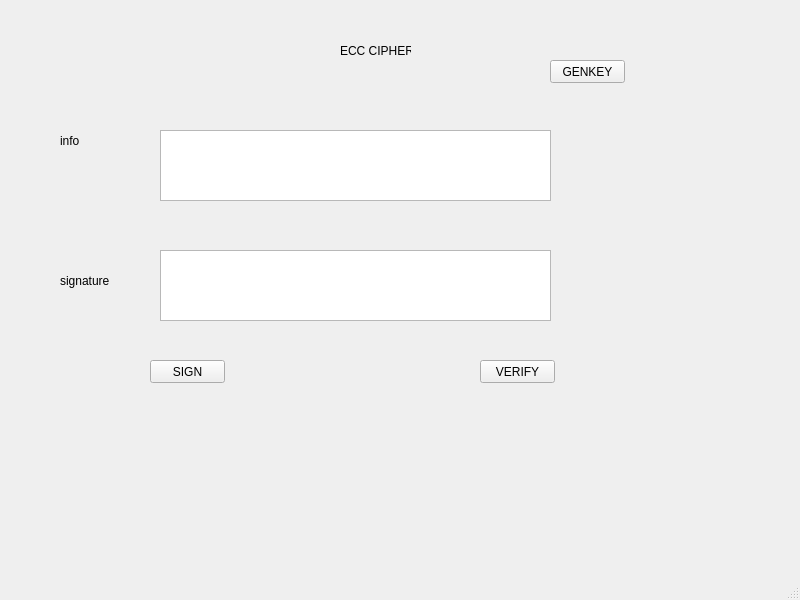
<?xml version="1.0" encoding="UTF-8"?>
<ui version="4.0">
 <class>MainWindow</class>
 <widget class="QMainWindow" name="MainWindow">
  <property name="geometry">
   <rect>
    <x>0</x>
    <y>0</y>
    <width>800</width>
    <height>600</height>
   </rect>
  </property>
  <property name="windowTitle">
   <string>MainWindow</string>
  </property>
  <widget class="QWidget" name="centralwidget">
   <widget class="QLabel" name="label">
    <property name="geometry">
     <rect>
      <x>340</x>
      <y>40</y>
      <width>71</width>
      <height>21</height>
     </rect>
    </property>
    <property name="text">
     <string>ECC CIPHER</string>
    </property>
   </widget>
   <widget class="QLabel" name="label_2">
    <property name="geometry">
     <rect>
      <x>60</x>
      <y>130</y>
      <width>71</width>
      <height>21</height>
     </rect>
    </property>
    <property name="text">
     <string>info</string>
    </property>
   </widget>
   <widget class="QLabel" name="label_3">
    <property name="geometry">
     <rect>
      <x>60</x>
      <y>270</y>
      <width>71</width>
      <height>21</height>
     </rect>
    </property>
    <property name="text">
     <string>signature</string>
    </property>
   </widget>
   <widget class="QPushButton" name="btn_sign">
    <property name="geometry">
     <rect>
      <x>150</x>
      <y>360</y>
      <width>75</width>
      <height>23</height>
     </rect>
    </property>
    <property name="text">
     <string>SIGN</string>
    </property>
   </widget>
   <widget class="QPushButton" name="btn_verify">
    <property name="geometry">
     <rect>
      <x>480</x>
      <y>360</y>
      <width>75</width>
      <height>23</height>
     </rect>
    </property>
    <property name="text">
     <string>VERIFY</string>
    </property>
   </widget>
   <widget class="QPushButton" name="bt_genkey">
    <property name="geometry">
     <rect>
      <x>550</x>
      <y>60</y>
      <width>75</width>
      <height>23</height>
     </rect>
    </property>
    <property name="text">
     <string>GENKEY</string>
    </property>
   </widget>
   <widget class="QTextEdit" name="txt_info">
    <property name="geometry">
     <rect>
      <x>160</x>
      <y>130</y>
      <width>391</width>
      <height>71</height>
     </rect>
    </property>
   </widget>
   <widget class="QTextEdit" name="txt_signature">
    <property name="geometry">
     <rect>
      <x>160</x>
      <y>250</y>
      <width>391</width>
      <height>71</height>
     </rect>
    </property>
   </widget>
  </widget>
  <widget class="QMenuBar" name="menubar">
   <property name="geometry">
    <rect>
     <x>0</x>
     <y>0</y>
     <width>800</width>
     <height>21</height>
    </rect>
   </property>
  </widget>
  <widget class="QStatusBar" name="statusbar"/>
 </widget>
 <resources/>
 <connections/>
</ui>
